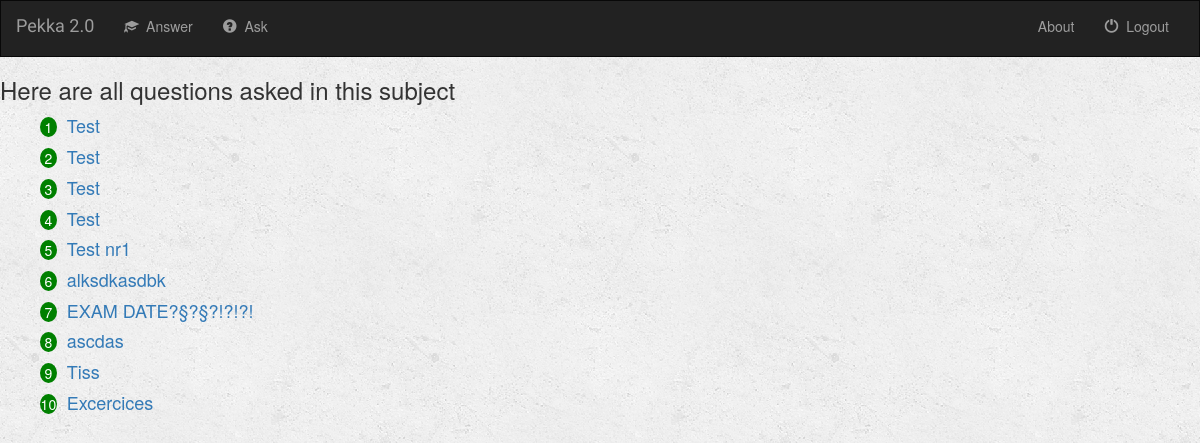
The page /music/TTM4100_a/ on the database its author committed.
### music/models.py (models this page shows, shortened)
class Question(models.Model):
    author = models.ForeignKey(User, default=1)
    question_title = models.CharField(max_length=100)
    question_content = models.CharField(max_length=2000)
    is_answered = models.BooleanField(default=False)
    sub_code = models.CharField(max_length=10)
    ask_time = models.DateTimeField()

### music/views.py (the view)
def TTM4100_a(request):
    sub_code = 'TTM4100'
    all_questions_with_sub_code = Question.objects.filter(sub_code = sub_code)
    context = {
        'all_questions_with_sub_code' : all_questions_with_sub_code
    }
    return render(request, 'Fagsider/TTM4100_a.html', context)

### music/templates/Fagsider/TTM4100_a.html (shortened to what this page needs)
{% extends 'music/base.html' %}
<body>{% block body %}
    <h3>
        Here are all questions asked in this subject
    </h3>
    {% if all_questions_with_sub_code %}
    <ol>
        {% for question in all_questions_with_sub_code %}
            <li><a style="font-size: large;" href="/music/{{ question.id }}/">{{question.question_title}}</a></li>
        {% endfor %}
    </ol>
    {% else %}
    <h3>There are no questions asked in this subject yet. </h3>
    {% endif %}
    {% endblock %}

### music/static/music/style.css (style rules this page uses)
body { background: white url("images/background.png"); }
ol { list-style: none; }
li { counter-increment: item; margin-bottom: 5px; }
li:before { margin-right: 10px; content: counter(item); background: green; border-radius: 100%; color: white; width: 1.2em; text-align: center; display: inline-block; }

### rows shown on the page
Question: question_title "Test"
Question: question_title "Test"
Question: question_title "Test"
Question: question_title "Test"
Question: question_title "Test nr1"
Question: question_title "alksdkasdbk"
Question: question_title "EXAM DATE?§?§?!?!?!"
Question: question_title "ascdas"
Question: question_title "Tiss"
Question: question_title "Excercices"
